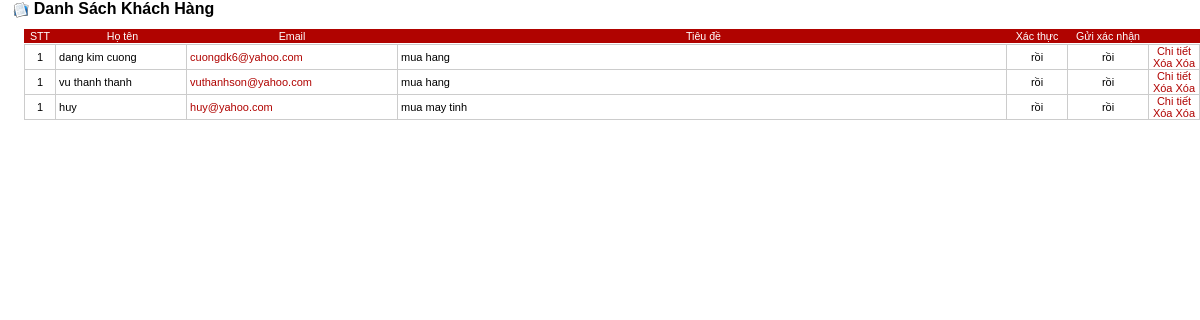
Screenshot of /vanphuc/treeadmin/quantrikhachang/danhsachkhachhang.php with the database file from the repository.
### tables this page shows
CREATE TABLE thongtinkhachhang (
   id int(11) NOT NULL auto_increment,
   sess text,
   hoten text,
   diachi text,
   datnuoc text,
   dienthoai text,
   fax text,
   email text,
   tieude text,
   noidung text,
   capnhat datetime,
   xacthuc int(11),
   danhan int(11),
   PRIMARY KEY (id)
);

### vanphuc/treeadmin/quantrikhachang/danhsachkhachhang.php (the view, shortened to what this page needs)
<!DOCTYPE HTML PUBLIC "-//W3C//DTD HTML 4.01 Transitional//EN" "http://www.w3.org/TR/html4/loose.dtd">
<html>
<head>
</head>
<body>
<div class="tintop_title">&nbsp;&nbsp;&nbsp;<img src="../icon/dstin.gif"  align="absbottom">&nbsp;Danh S&#225;ch Kh&#225;ch H&#224;ng</div>
<p>
<table width="98%"  border="0" align="right" cellpadding="0" cellspacing="0">
  <tr>
    <td>
	  <table width="100%" border="0" align="right" cellpadding="0" cellspacing="1" class="titleHead" id="head">
	    <tr>
		  <td width="30">STT</td>
          <td width="130">&nbsp;H&#7885; t&#234;n</td>
		  <td width="210">Email</td>
		  <td>&nbsp;Ti&#234;u &#273;&#7873;</td>
		  <td width="60">X&#225;c th&#7921;c</td>
		  <td width="80">G&#7917;i x&#225;c nh&#7853;n</td>
		  <td width="50"></td>
        </tr>
	  </table>
    </td>
  </tr>
  <tr><td height="1"></td></tr>
  <tr>
    <td>
	  <table width="100%"  border="0" cellpadding="0" cellspacing="0" class="outTable" id="dssanpham">
        <tr>
          <td>
		    <table width="100%"  border="0" cellspacing="1" cellpadding="0">
			<?php
			  $sql="select * from thongtinkhachhang order by capnhat asc";
			  $result=mysql_query($sql);
			  $i=1;
			  if(mysql_num_rows($result)) while($row=mysql_fetch_array($result)){
			?>
					<tr bgcolor="#FFFFFF" onmouseover="this.bgColor='#D7E3FF'" onmouseout="this.bgColor='#FFFFFF'">
					<td width="30" align="center"><?php echo $i;?></td>
					<td width="130">&nbsp;<?php echo $row["hoten"];?></td>
					<td width="210"><a href="mailto:<?php echo $row["email"];?>">&nbsp;<?php echo $row["email"];?></a></td>
					<td>&nbsp;<?php echo $row["tieude"];?></td>
					<td width="60" align="center"><?php if(intval($row["xacthuc"])!=0) echo "r&#7891;i";else echo "ch&#432;a";?></td>
					<td width="80" align="center"><?php if(intval($row["danhan"])!=0) echo "r&#7891;i";else echo "ch&#432;a";?></td>
					<td width="50" align="center"><a href="viewinfo.php?sess=<?php echo $row["sess"];?>&test=admin" target="_blank">Chi ti&#7871;t</a><br><a href="javascript:xoa<?php echo $row["sess"];?>();">X&#243;a</a></a>
				    <a href="javascript:if(confirm('ban muon xoa khach hang <?php echo $row["hoten"];?> ch&#7913;?')) window.location='?sess=<?php echo $row["sess"];?>';">X&#243;a</a></td></tr>
			<?php }?>
			</table>
		  </td>
		</tr>
	  </table>
    </td>
  </tr>
</table>
</body>
</html>

### vanphuc/treeadmin/css/admin.css (style rules this page uses)
body { margin:0 0 0 0; background-color:#FFFFFF; font-family: Verdana, Arial, Helvetica, sans-serif; font-size:11px; }
A { font-family: Verdana, Arial, Helvetica, sans-serif; font-size:11px; color:#990000; text-decoration:none; }
.outTable { background-color: #CCCCCC; }
.outTable a { color: #B00300; text-decoration: none; }
.titleHead { background-color: #B00300; font-family: Verdana, Arial, Helvetica, sans-serif; font-size: 8pt; color: #FFFFFF; text-align:center; text-decoration: none }
.tintop_title { font-family: Verdana, Arial, Helvetica, sans-serif; font-size: 12pt; color: #000000; text-decoration: none; font-weight: bold; }

### rows the page displays
thongtinkhachhang: hoten "dang kim cuong", email "cuongdk6@yahoo.com", tieude "mua hang", xacthuc "rồi", danhan "rồi"
thongtinkhachhang: hoten "vu thanh thanh", email "vuthanhson@yahoo.com", tieude "mua hang", xacthuc "rồi", danhan "rồi"
thongtinkhachhang: hoten "huy", email "huy@yahoo.com", tieude "mua may tinh", xacthuc "rồi", danhan "rồi"
